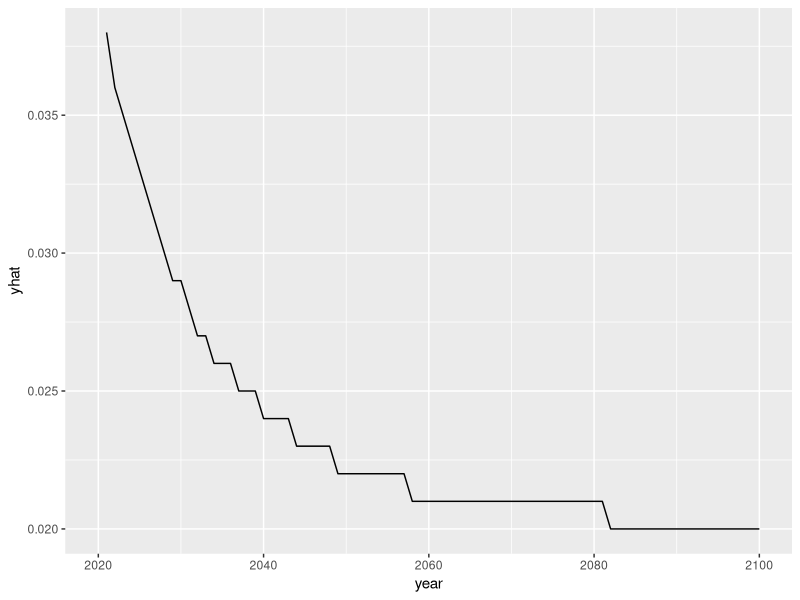
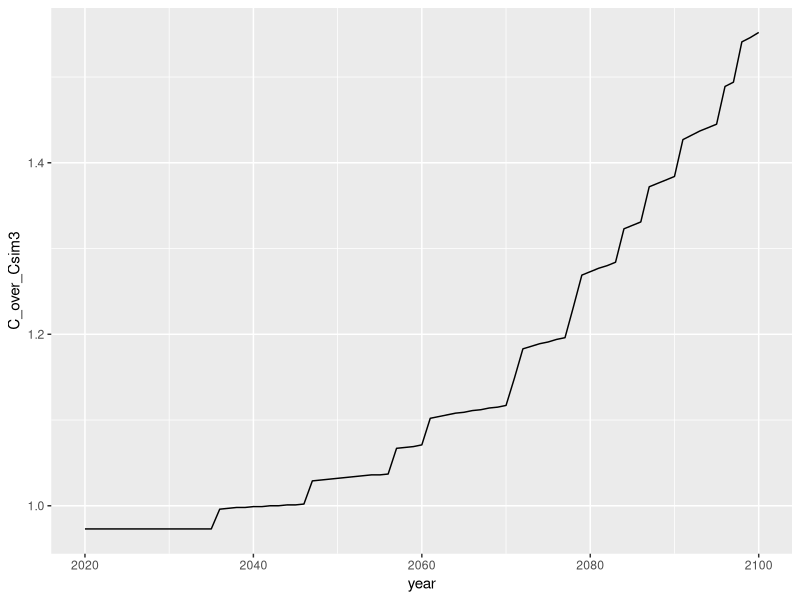

Write the R code that produced these figures, in order.
## ---- chunk 1
knitr::opts_chunk$set(echo = TRUE)
## ---- chunk 2
library(tidyverse)
## ---- chunk 3
# Parameters
s = .25
delta = .04
alpha = .33
n = .03
g = .02

# y_sim1 in 2017 USD (PPP), K_sim1 in mill 2017 USD (PPP), A_sim1 in index
L_0 = 45.0
K_0 = 1075795.25
A_0 = 10862.74
## ---- chunk 4
sim1 <- data.frame(year = 2020:2100,
                   L = L_0,
                   K_sim1 = K_0,
                   A_sim1 = A_0,
                   yhat_sim1 = NA,
                   Y_sim1 = K_0^alpha*(A_0*L_0)^(1-alpha),
                   y_sim1 = K_0^alpha*(A_0*L_0)^(1-alpha)/L_0)

# Start calculating values
sim1 <- sim1 %>%
  mutate(L = L_0*exp(n*(year-2020)))

for (i in 2:nrow(sim1)) {
  sim1$A_sim1[i] <- sim1$A_sim1[i-1]*exp(g)
  sim1$K_sim1[i] <- (1-delta)*sim1$K_sim1[i-1] + s*sim1$Y_sim1[i-1]
  sim1$Y_sim1[i] <- sim1$K_sim1[i]^alpha*(sim1$L[i]*sim1$A_sim1[i])^(1-alpha)
  sim1$y_sim1[i] <- sim1$Y_sim1[i]/sim1$L[i]
  sim1$yhat_sim1[i] <- (sim1$y_sim1[i]-sim1$y_sim1[i-1])/sim1$y_sim1[i-1]
}
sim1 <- sim1%>%
  mutate_if(is.numeric, round, digits= 3)
# Renaming
sim1 <- rename(sim1, K = K_sim1, A= A_sim1, yhat = yhat_sim1, Y= Y_sim1, y= y_sim1)

ggplot(data = sim1, aes(x = year, y = yhat)) +
  geom_line()
## ---- chunk 5
set.seed(420)
pi <- 0.05
theta <- 0.05
year <- c(2020:2100)

W_sim2 <- as.integer(lapply(runif(length(year)), function(x) ifelse(x<pi, 1, 0)))

### Expected [E] ###

sim2_E <- data.frame(year = 2020:2100,
                   W = W_sim2,
                   L = L_0,
                   K_sim2 = K_0,
                   A_sim2 = A_0,
                   yhat_sim2 = NA, 
                   pi = pi)

sim2_E <- sim2_E %>%
  mutate(L = L_0*exp(n*(year-2020)))

sim2_E <- sim2_E %>%
  mutate(Y_sim2 = K_0^alpha*(A_sim2*L_0)^(1-alpha),
                   y_sim2 = K_0^alpha*(A_sim2*L_0)^(1-alpha)/L_0)

for (i in 2:nrow(sim2_E)) {
  sim2_E$A_sim2[i] <- sim2_E$A_sim2[i-1]*exp(g)*(1-sim2_E$pi[i]*theta)
  sim2_E$K_sim2[i] <- (1-delta)*sim2_E$K_sim2[i-1] + s*sim2_E$Y_sim2[i-1]
  sim2_E$Y_sim2[i] <- sim2_E$K_sim2[i]^alpha*(sim2_E$L[i]*sim2_E$A_sim2[i])^(1-alpha)
  sim2_E$y_sim2[i] <- sim2_E$Y_sim2[i]/sim2_E$L[i]
  sim2_E$yhat_sim2[i] <- (sim2_E$y_sim2[i]-sim2_E$y_sim2[i-1])/sim2_E$y_sim2[i-1]
}
sim2_E <- rename(sim2_E, K = K_sim2, A= A_sim2, yhat = yhat_sim2, Y= Y_sim2, y= y_sim2)

sim2_E <- sim2_E%>%
  mutate_if(is.numeric, round, digits= 3)

### Random realisation [RR] ###

sim2_RR <- data.frame(year = 2020:2100,
                   W = W_sim2,
                   L = L_0,
                   K_sim2 = K_0,
                   A_sim2 = A_0,
                   yhat_sim2 = NA)

sim2_RR <- sim2_RR %>%
  mutate(L = L_0*exp(n*(year-2020)))

sim2_RR <- sim2_RR %>%
  mutate( Y_sim2 = K_0^alpha*(A_sim2*L_0)^(1-alpha),
                   y_sim2 = K_0^alpha*(A_sim2*L_0)^(1-alpha)/L_0)

for (i in 2:nrow(sim2_RR)) {
  sim2_RR$A_sim2[i] <- sim2_RR$A_sim2[i-1]*exp(g)*(1-(sim2_RR$W[i]*theta))
  sim2_RR$K_sim2[i] <- (1-delta)*sim2_RR$K_sim2[i-1] + s*sim2_RR$Y_sim2[i-1]
  sim2_RR$Y_sim2[i] <- sim2_RR$K_sim2[i]^alpha*(sim2_RR$L[i]*sim2_RR$A_sim2[i])^(1-alpha)
  sim2_RR$y_sim2[i] <- sim2_RR$Y_sim2[i]/sim2_RR$L[i]
  sim2_RR$yhat_sim2[i] <- (sim2_RR$y_sim2[i]-sim2_RR$y_sim2[i-1])/sim2_RR$y_sim2[i-1]
}

sim2_RR <-rename(sim2_RR, K = K_sim2, A= A_sim2, yhat = yhat_sim2, Y= Y_sim2, y= y_sim2)
sim2_RR <- sim2_RR%>%
  mutate_if(is.numeric, round, digits= 3)
#ggplot(data = sim2_RR, aes(x = year, y = yhat_sim2)) +
  #geom_line()
## ---- chunk 6
### Expected [E] ###

pi_sim3 <- rep(0, 81)
pi_sim3[2:32] <- seq( 0.050,0.20, by=0.005)
pi_sim3[33:81] <- 0.20

sim3_E <- data.frame(year = 2020:2100,
                   L = L_0,
                   K = K_0,
                   A = A_0,
                   yhat = NA, 
                   pi = pi_sim3)

sim3_E <- sim3_E %>%
  mutate(L = L_0*exp(n*(year-2020)))

sim3_E <- sim3_E %>%
  mutate(Y = K_0^alpha*(A*L_0)^(1-alpha),
                   y = K_0^alpha*(A*L_0)^(1-alpha)/L_0)

for (i in 2:nrow(sim3_E)) {
  sim3_E$A[i] <- sim3_E$A[i-1]*exp(g)*(1-sim3_E$pi[i]*theta)
  sim3_E$K[i] <- (1-delta)*sim3_E$K[i-1] + s*sim3_E$Y[i-1]
  sim3_E$Y[i] <- sim3_E$K[i]^alpha*(sim3_E$L[i]*sim3_E$A[i])^(1-alpha)
  sim3_E$y[i] <- sim3_E$Y[i]/sim3_E$L[i]
  sim3_E$yhat[i] <- (sim3_E$y[i]-sim3_E$y[i-1])/sim3_E$y[i-1]
}

sim3_E <- sim3_E%>%
  mutate_if(is.numeric, round, digits= 3)


### Random realisation [RR] ###

set.seed(420)
W_sim3 <- as.integer(runif(length(2020:2100)) < pi_sim3)

sim3_RR <- data.frame(year = 2020:2100,
                   W = W_sim3,
                   L = L_0,
                   K = K_0,
                   A = A_0,
                   yhat = NA)

sim3_RR <- sim3_RR %>%
  mutate(L = L_0*exp(n*(year-2020)))

sim3_RR <- sim3_RR %>%
  mutate( Y = K_0^alpha*(A*L_0)^(1-alpha),
                   y = K_0^alpha*(A*L_0)^(1-alpha)/L_0)


for (i in 2:nrow(sim3_RR)) {
  sim3_RR$A[i] <- sim3_RR$A[i-1]*exp(g)*(1-sim3_RR$W[i]*theta)
  sim3_RR$K[i] <- (1-delta)*sim3_RR$K[i-1] + s*sim3_RR$Y[i-1]
  sim3_RR$Y[i] <- sim3_RR$K[i]^alpha*(sim3_RR$L[i]*sim3_RR$A[i])^(1-alpha)
  sim3_RR$y[i] <- sim3_RR$Y[i]/sim3_RR$L[i]
  sim3_RR$yhat[i] <- (sim3_RR$y[i]-sim3_RR$y[i-1])/sim3_RR$y[i-1]
}
sim3_RR <- sim3_RR%>%
  mutate_if(is.numeric, round, digits= 3)
## ---- chunk 7
s_b <- .02
theta_l <- .01
theta_u <- .05
B_0 <- 0


sim4 <- data.frame(year = 2020:2100,
                   W = W_sim3,
                   L = L_0,
                   K = K_0,
                   A = A_0,
                   yhat = NA, 
                   B = B_0, 
                   Y_sim3 = sim3_RR$Y, 
                   D = NA)

sim4 <- sim4 %>%
  mutate(L = L_0*exp(n*(year-2020)))

sim4 <- sim4 %>%
  mutate( Y = K_0^alpha*(A*L_0)^(1-alpha),
          y =Y/L_0, 
          C = (1-s-s_b)*Y, 
          C_sim3 = (1-s)*Y_sim3, 
          C_over_Csim3 = C/C_sim3)


for (i in 2:nrow(sim4)) {
  sim4$B[i] <- sim4$B[i-1] + s_b*sim4$Y[i-1] - delta * sim4$B[i-1]
  sim4$D[i] <- theta_l + (theta_u - theta_l)*exp(-.1*sim4$B[i]/sim4$A[i-1])
  sim4$A[i] <- sim4$A[i-1]*exp(g)*(1-sim4$W[i]*sim4$D[i])
  sim4$K[i] <- (1-delta)*sim4$K[i-1] + s*sim4$Y[i-1]
  sim4$Y[i] <- sim4$K[i]^alpha*(sim4$L[i]*sim4$A[i])^(1-alpha)
  sim4$C[i] <- (1 - s - s_b)*sim4$Y[i]
  sim4$y[i] <- sim4$Y[i]/sim4$L[i]
  sim4$yhat[i] <- (sim4$y[i]-sim4$y[i-1])/sim4$y[i-1]
  sim4$C_over_Csim3[i] <- sim4$C[i]/sim4$C_sim3[i] 
}
sim4 <- sim4%>%
  mutate_if(is.numeric, round, digits= 3)

ggplot(data = sim4) +
  geom_line(aes(x = year, y = C_over_Csim3))
## ---- chunk 8
library(writexl)


write_xlsx(list(Simulation1= sim1, Simulation2E= sim2_E, Simulation2RR= sim2_RR, Simulation3E= sim3_E, Simulation3RR= sim3_RR, simulation4 = sim4), col_names = TRUE, "EGI_Assignment1_NuurVdVelGrotz.xlsx")
